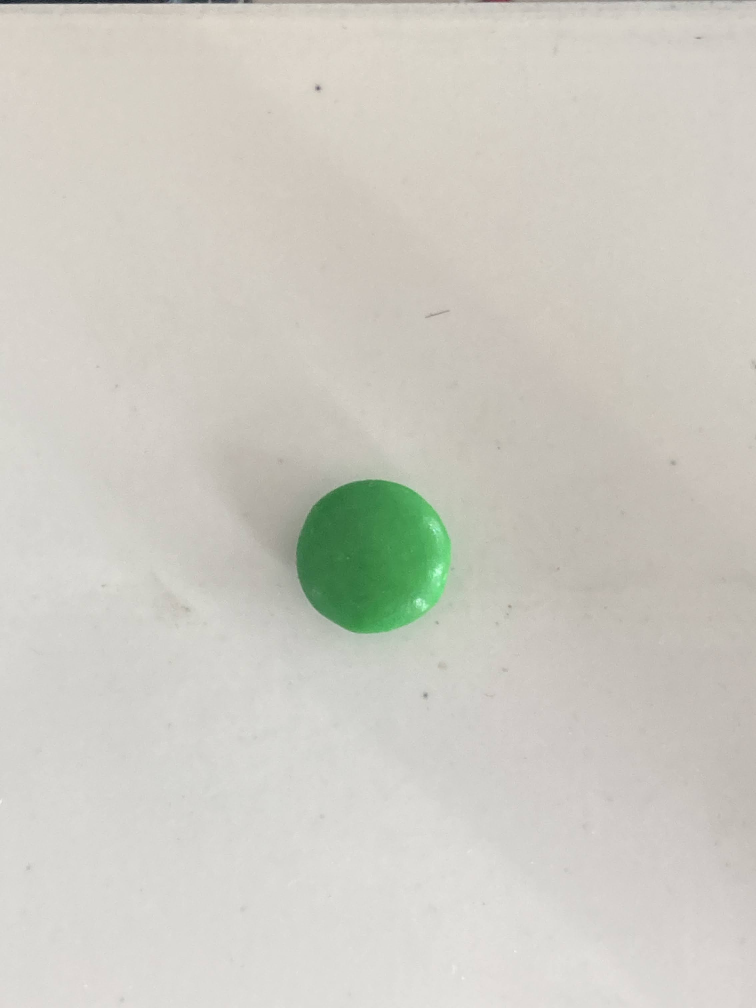
#> input picture data/green2.JPG, 2268 x 3024 px, found by its file name (shown at 1/3 size)
$ python draw_circle.py
#> lines starting #> are read from the running program, lines starting #| are printed output that depends on the picture; after the words box and inside, x2 and y2 are one past the last pixel; in counts of white or black regions, pixels touching at a corner belong together
import os
import cv2
import numpy as np
import matplotlib as plt


image = cv2.imread(r"C:\Users\Zachary Lewis\Documents\Bradley\Current\Capstone Project\Capstone Project Code\data\green2.jpg")
#> image is the input picture: shape (3024, 2268, 3); mean B, G, R 195.2, 203.5, 205.1
output = image.copy()

gray = cv2.cvtColor(image, cv2.COLOR_BGR2GRAY)
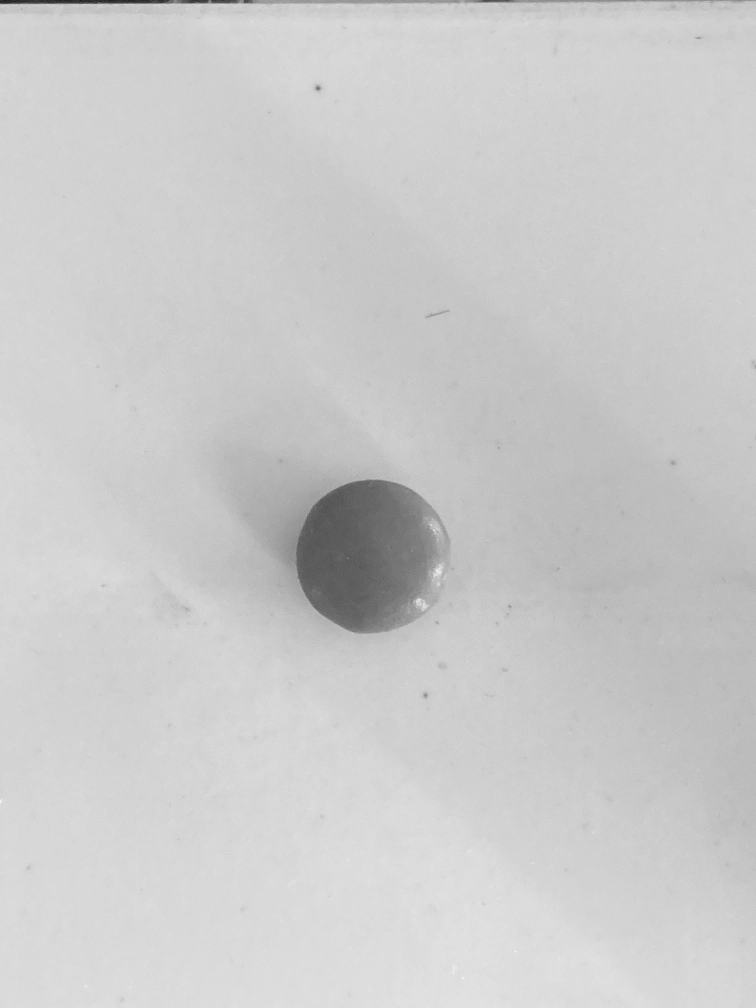
#> gray: shape (3024, 2268) (shown at 1/3 size); min 12, max 245, mean 203.1

circles = cv2.HoughCircles(gray, cv2.HOUGH_GRADIENT, 2, 100)
#> circles = [[1117, 1663, 226.6]]
cv2.namedWindow('image', cv2.WINDOW_NORMAL)
cv2.resizeWindow('image', 600,450)

if circles is not None:
	# convert the (x, y) coordinates and radius of the circles to integers
	circles = np.round(circles[0, :]).astype("int")
#> circles = [[1117, 1663, 227]]
	# loop over the (x, y) coordinates and radius of the circles
	for (x, y, r) in circles:
		# draw the circle in the output image, then draw a rectangle
		# corresponding to the center of the circle
		cv2.circle(output, (x, y), r, (0, 255, 0), 4)
		cv2.rectangle(output, (x - 5, y - 5), (x + 5, y + 5), (0, 128, 255), -1)
#> this loop made 1 pass
	# show the output image
	cv2.imshow('image', np.hstack([image, output]))
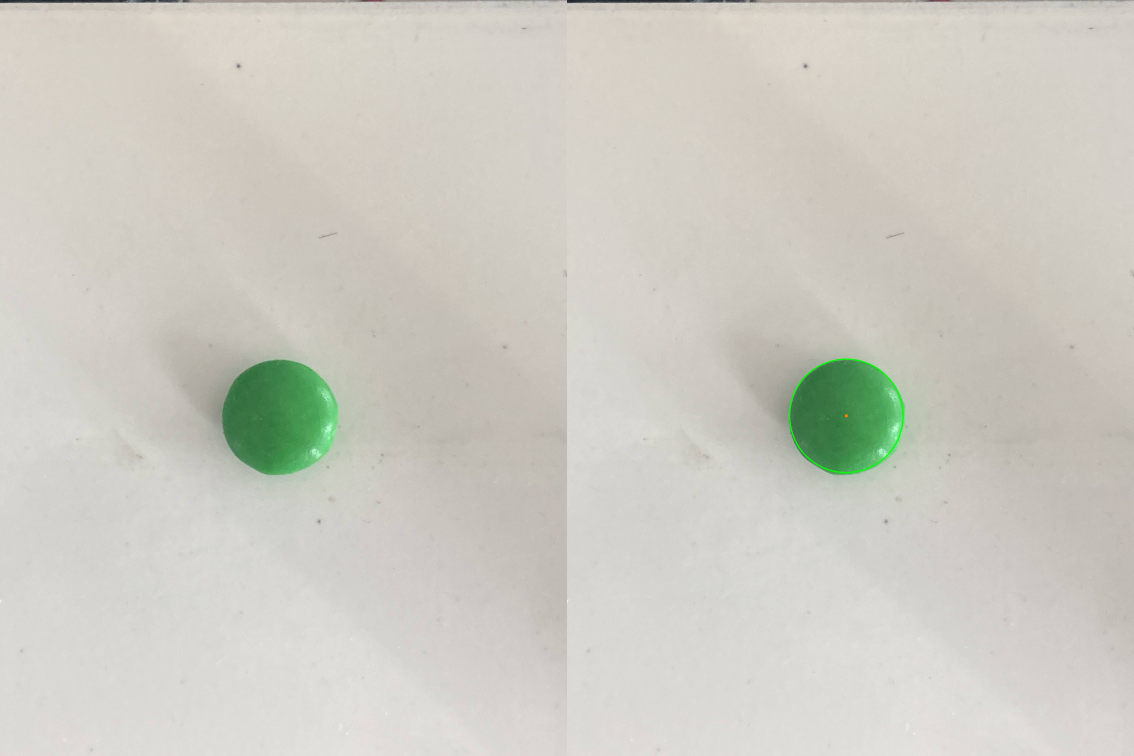
#> window 'image': shape (3024, 4536, 3) (shown at 1/4 size); mean B, G, R 195.1, 203.6, 205.1
	cv2.waitKey(0)

$ run again, with data/green1.JPG copied over data/green2.JPG
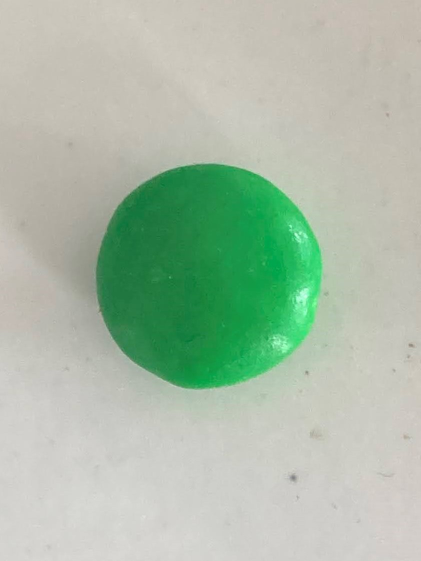
#> input picture data/green1.JPG, 841 x 1121 px, found by its file name (shown at 1/2 size)
#> image is the input picture: shape (1121, 841, 3); mean B, G, R 168.2, 188.3, 169.5
#> `circles = cv2.HoughCircles(gray, cv2.HOUGH_GRADIENT, 2, 100)`: circles = [[415, 553, 225.4]]
#> `circles = np.round(circles[0, :]).astype("int")`: circles = [[415, 553, 225]]
#> the loop `for (x, y, r) in circles:` made 1 pass
#> after the loop `for (x, y, r) in circles:`:
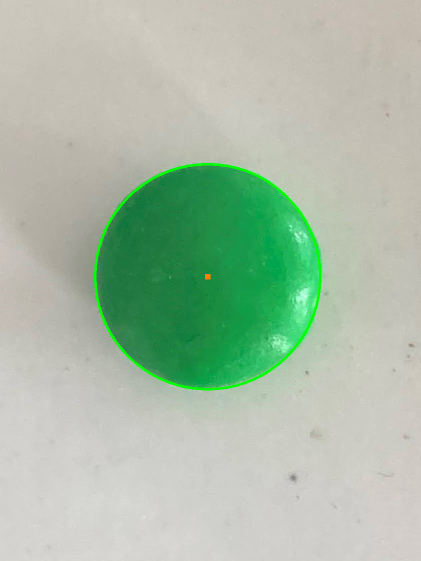
#> output: shape (1121, 841, 3) (shown at 1/2 size); 0.76% of pixels changed, all inside (x1, y1, x2, y2) = (188, 326, 643, 781)
#> `cv2.imshow('image', np.hstack([image, output]))`:
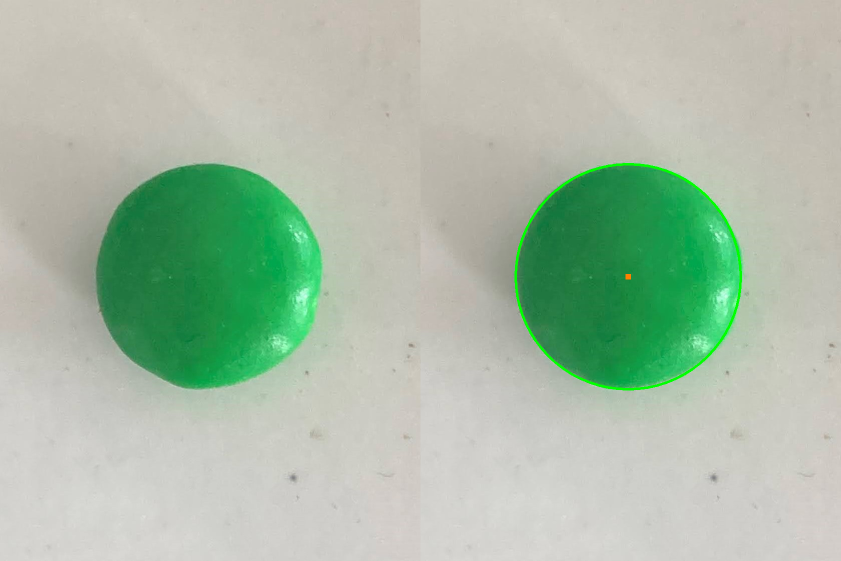
#> window 'image': shape (1121, 1682, 3) (shown at 1/2 size); mean B, G, R 167.7, 188.6, 169.1

$ run again, with data/green3.JPG copied over data/green2.JPG
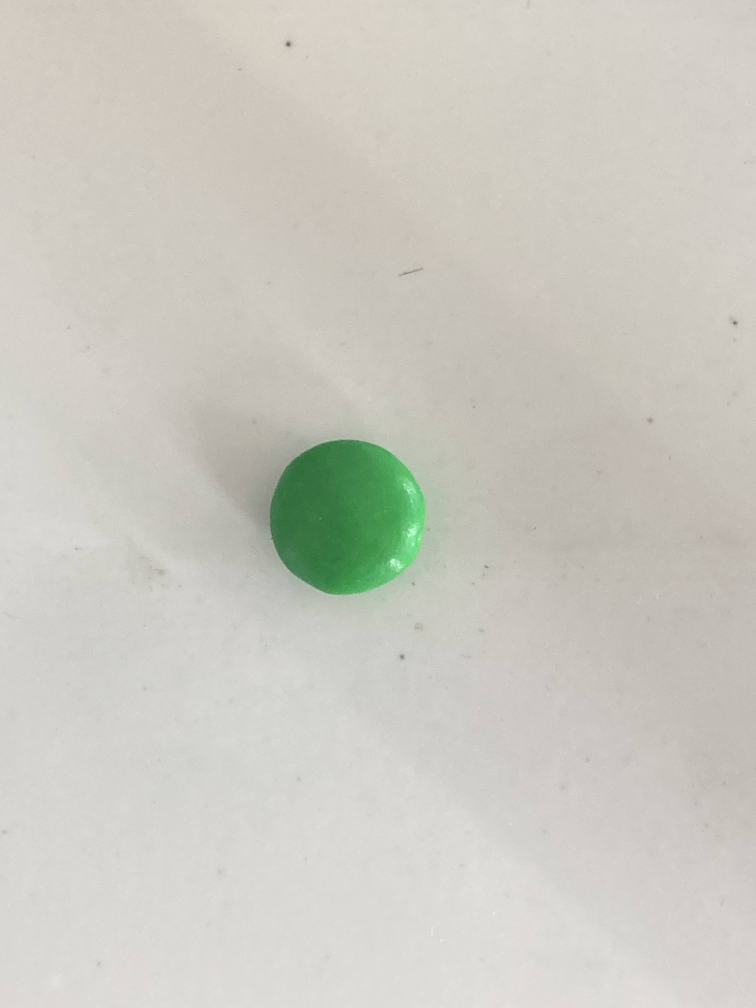
#> input picture data/green3.JPG, 2268 x 3024 px, found by its file name (shown at 1/3 size)
#> image is the input picture: shape (3024, 2268, 3); mean B, G, R 193.5, 201.8, 203.1
#> `gray = cv2.cvtColor(image, cv2.COLOR_BGR2GRAY)`:
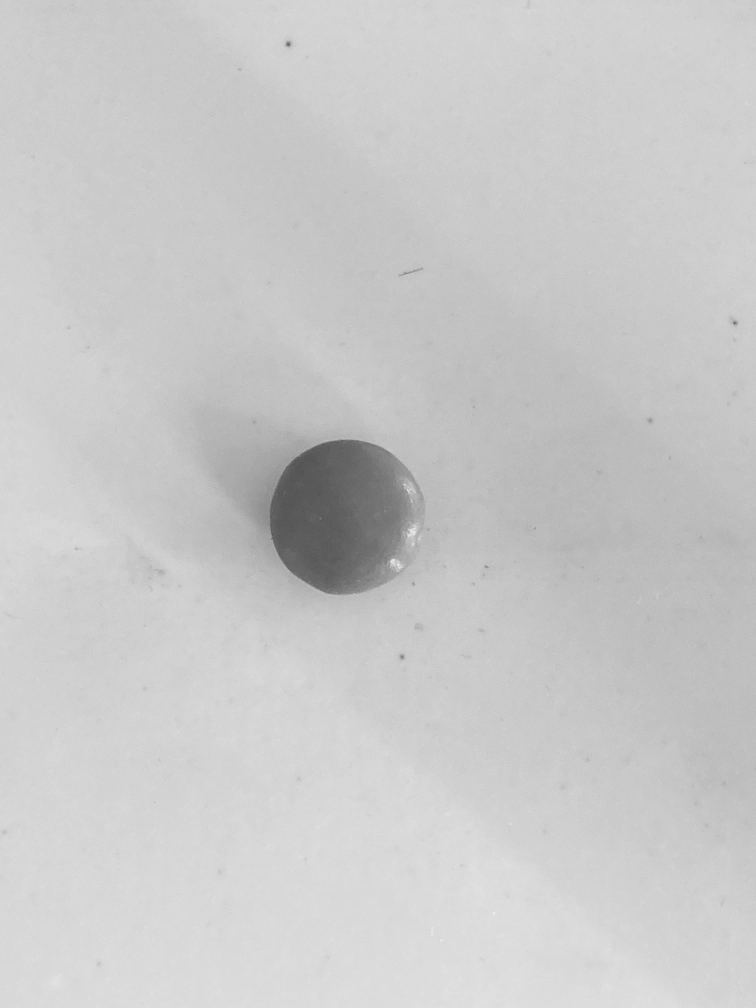
#> gray: shape (3024, 2268) (shown at 1/3 size); min 75, max 241, mean 201.2
#> `circles = cv2.HoughCircles(gray, cv2.HOUGH_GRADIENT, 2, 100)`: circles = [[1045, 1581, 261.4]]
#> `circles = np.round(circles[0, :]).astype("int")`: circles = [[1045, 1581, 261]]
#> the loop `for (x, y, r) in circles:` made 1 pass
#> `cv2.imshow('image', np.hstack([image, output]))`:
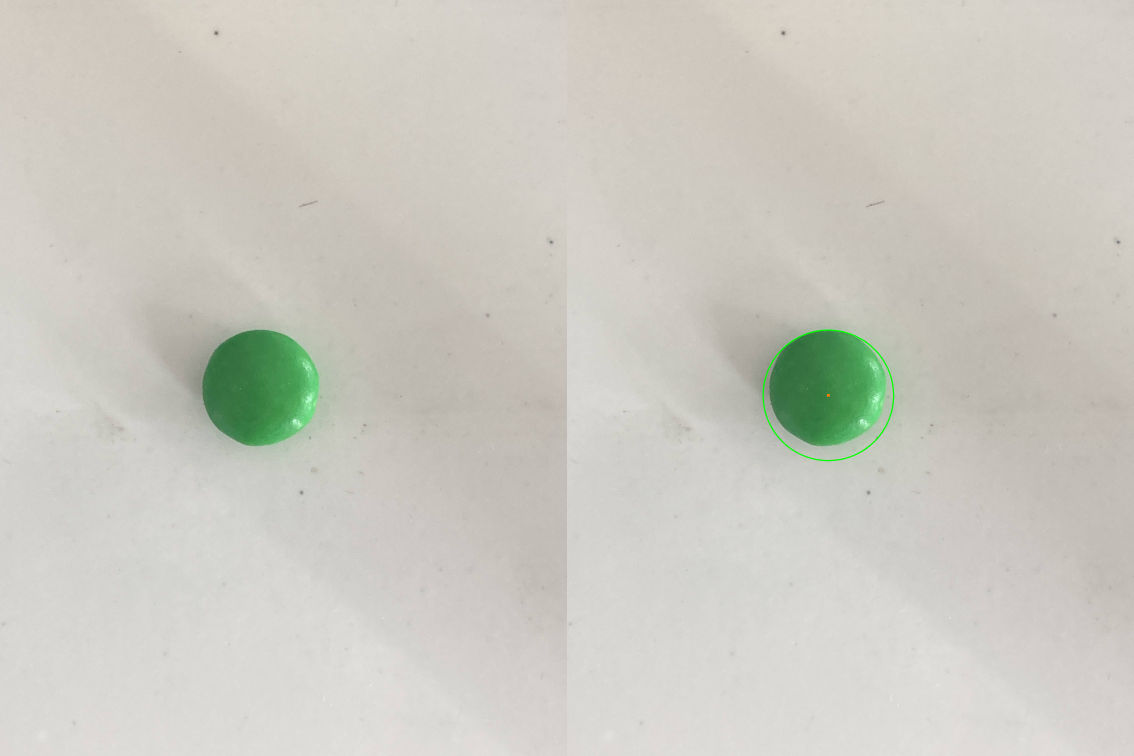
#> window 'image': shape (3024, 4536, 3) (shown at 1/4 size); mean B, G, R 193.4, 201.8, 203
